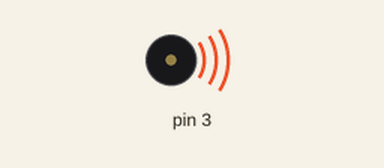
This sketch was run on a simulated Arduino Uno, built for the host (arithmetic inside an expression is 32-bit, double 64-bit). Shown: buzzer (waves = sounding). An integer division by zero does not stop the program and gives all ones (-1).

Above: at 0.1 s.
At 10.1 s:
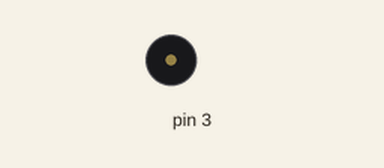
Timing chart, 0 to 11.6 s (numbered marks = the images above):
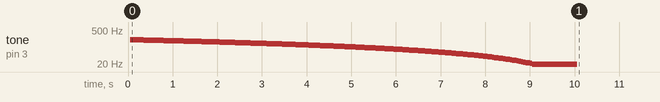

Measured:
- by itself, tone on pin 3: plays 200 Hz for 0.05 s, 199 Hz for 0.05 s, 198 Hz for 0.05 s, 197 Hz for 0.05 s, 196 Hz for 0.05 s, 195 Hz for 0.05 s … (200 notes in this stretch)

The sketch:

buzzer.ino
```cpp
void setup() {
  pinMode(3, OUTPUT);
  digitalWrite(3, HIGH);
}

int freq = 200;

void loop() {
//    digitalWrite(3, HIGH);
//    analogWrite(3, 20);
//    delay(250);
//    digitalWrite(3, LOW);
//      analogWrite(3, 80);
    delay(50);
    tone(3, freq);
    freq += 4/0;
    if(freq > 800) {
      freq = 200;
    }
}
```
